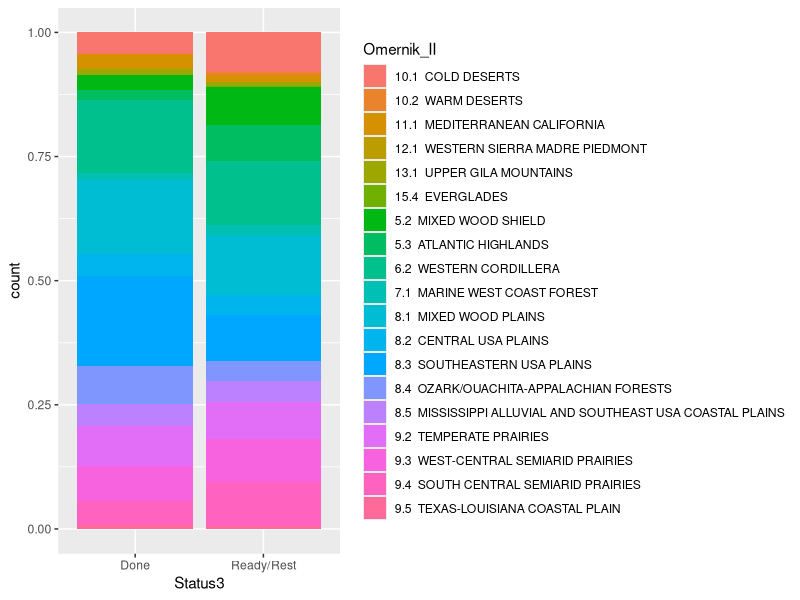
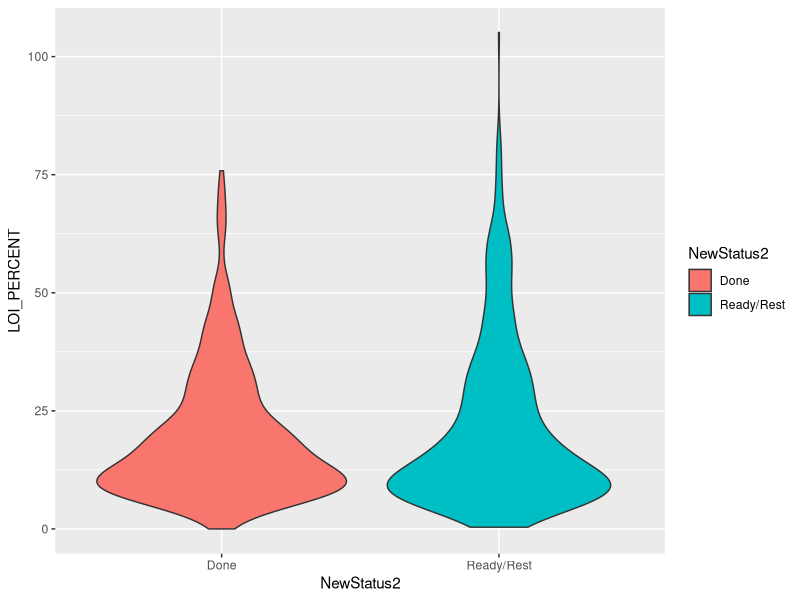
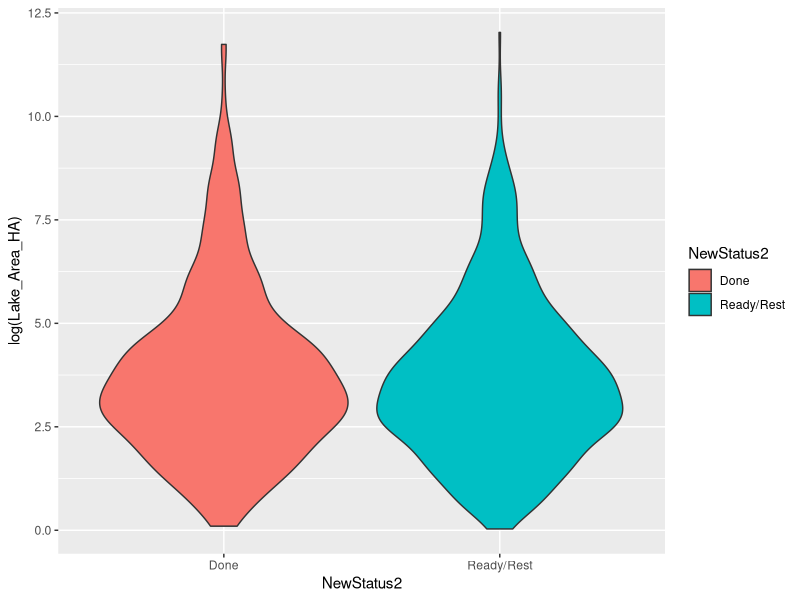
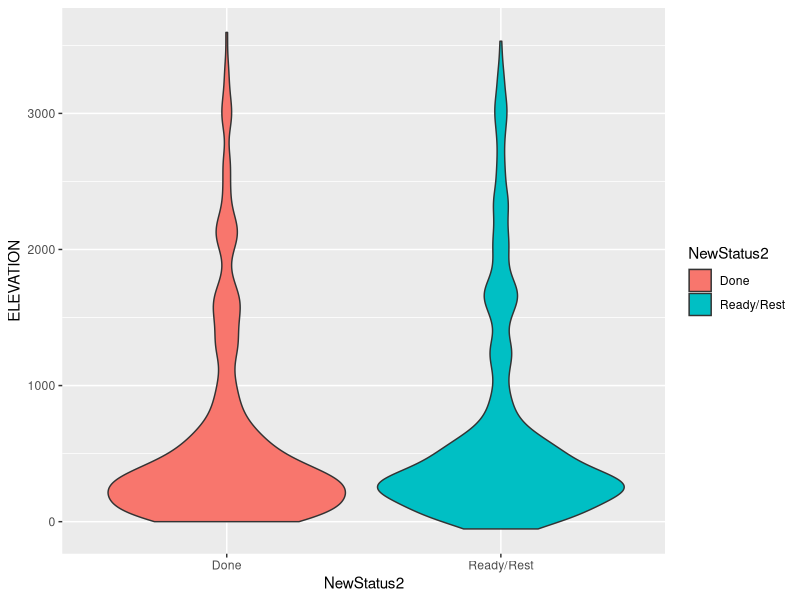
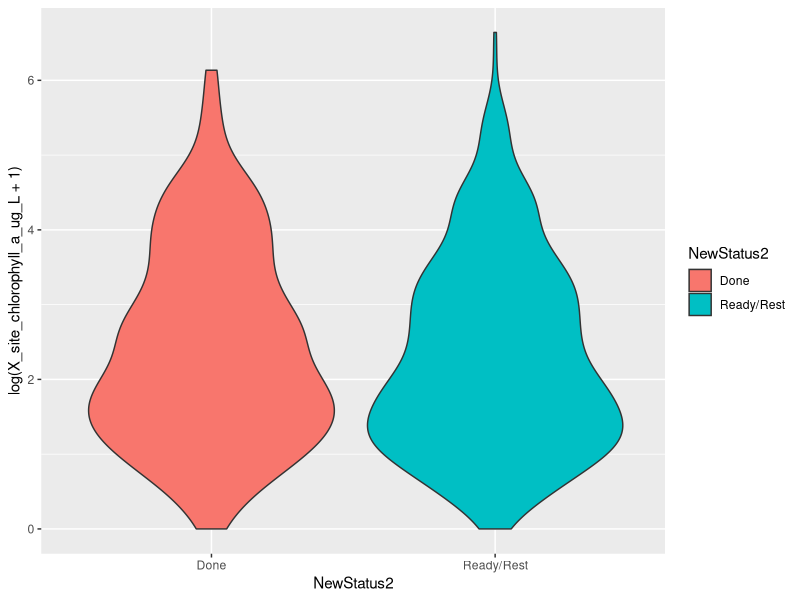
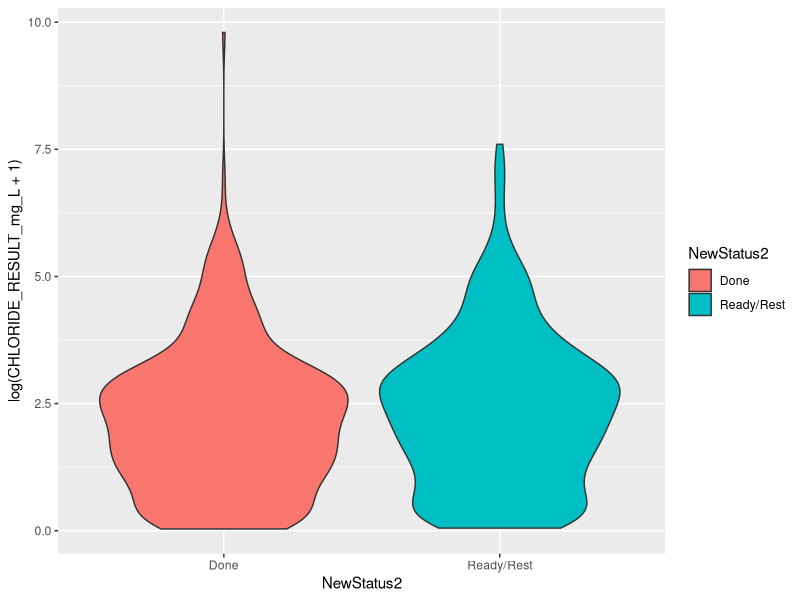
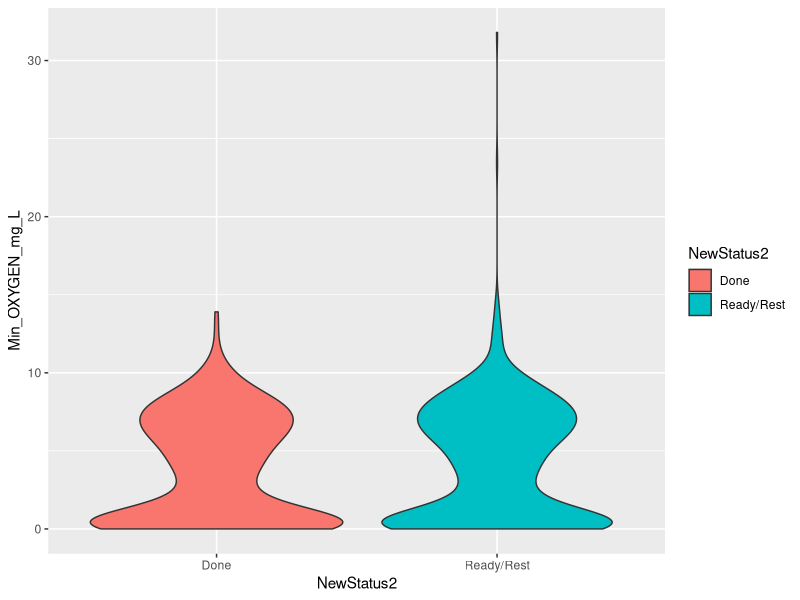
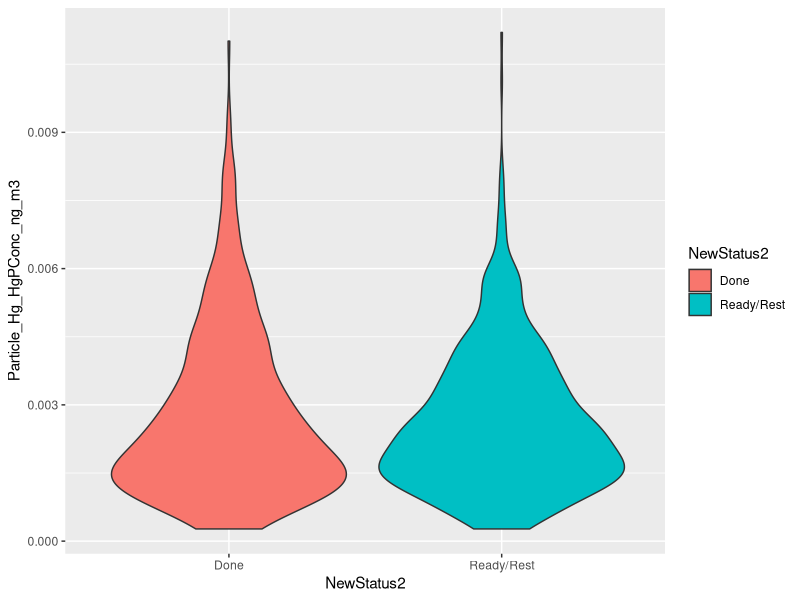

Here is the R script that generated these plots, in order:
library(dplyr)
library(readxl)
library(stringr)
library(ggplot2)

# All NARS lakes: in-lake water quality
NARS_all <- read_excel("Data/NARS_Hg_isotopes_031321.xlsx") # 1127
# IDs: UID (####), SITE_ID (NLA12_State-###), USGS ID (MSC###@)


names(NARS_all) <- str_replace(names(NARS_all),"\\...*", "") # replace first instance
names(NARS_all) <- str_replace_all(names(NARS_all)," - ", "_")
names(NARS_all) <- str_replace_all(names(NARS_all)," ", "_")
names(NARS_all) <- str_replace_all(names(NARS_all),"/", "_")
names(NARS_all) <- str_replace_all(names(NARS_all),"\\(", "")
names(NARS_all) <- str_replace_all(names(NARS_all),"\\)", "")
names(NARS_all) <- str_replace_all(names(NARS_all),"\\^", "")
names(NARS_all) <- str_replace_all(names(NARS_all),"\\-", "_")

# Rename SITE_ID as NLA12_ID to match LakeCat
names(NARS_all)[names(NARS_all)=="SITE_ID"] <- c("NLA12_ID")
names(NARS_all)[duplicated(names(NARS_all))]

NARS_all <- NARS_all[!is.na(NARS_all$NLA12_ID),] # 1124

# Remove duplicate columns (keep first instance, fewer NAs)
NARS_all <- NARS_all[, !duplicated(colnames(NARS_all))] 

NARS_all$SITE_DEPTH_m[NARS_all$SITE_DEPTH_m=="NA"] <- NA
NARS_all$SITE_DEPTH_m <- as.numeric(NARS_all$SITE_DEPTH_m)

# Replace "Clear to bottom" secchi depth with depth
NARS_all$SECCHI_m_use_depth_for_clear_to_bottom[which(NARS_all$SECCHI_m_use_depth_for_clear_to_bottom=="Clear to bottom")] <- NARS_all$SITE_DEPTH_m[which(NARS_all$SECCHI_m_use_depth_for_clear_to_bottom=="Clear to bottom")]
NARS_all$SECCHI_m_use_depth_for_clear_to_bottom <- as.numeric(NARS_all$SECCHI_m_use_depth_for_clear_to_bottom)

NARS_all$MMI_BENT_NLA12[NARS_all$MMI_BENT_NLA12=="NA"] <- NA
NARS_all$MMI_BENT_NLA12 <- as.numeric(NARS_all$MMI_BENT_NLA12)

NARS_all$MMI_ZOOP_NLA6[NARS_all$MMI_ZOOP_NLA6=="NA"] <- NA
NARS_all$MMI_ZOOP_NLA6 <- as.numeric(NARS_all$MMI_ZOOP_NLA6)

NARS_all$Aquatic_macrophytes_index[NARS_all$Aquatic_macrophytes_index=="NA"] <- NA
NARS_all$Aquatic_macrophytes_index <- as.numeric(NARS_all$Aquatic_macrophytes_index)

NARS_all$ATRAZINE_RESULT_ppb[NARS_all$ATRAZINE_RESULT_ppb=="NA"] <- NA
NARS_all$ATRAZINE_RESULT_ppb <- as.numeric(NARS_all$ATRAZINE_RESULT_ppb)


# Add lake status
NARS_all$Status <- "Rest"
NARS_all$Status[!is.na(NARS_all$d202_Avg)] <- "Done"
NARS_all$Status[NARS_all$USGS_ID_did_not_match_OR_weighed_ready_for_analysis=="weighed ready for analysis"] <- "Ready"

NARS_all$Status2 <- NARS_all$Status
NARS_all$Status2[NARS_all$Status2=="Done" | NARS_all$Status2=="Ready"] <- "Done/Ready"

NARS_all$Status3 <- NARS_all$Status
NARS_all$Status3[NARS_all$Status3=="Rest" | NARS_all$Status3=="Ready"] <- "Ready/Rest"




## All LakeCat lakes
LakeCat_all <- read_excel("Data/LakeCat_NLA_Hg_isotopes_020421.xlsx", skip=1) # 1256 (1082 have Hg data)

LakeCat_all <- LakeCat_all %>% rename(USGS_ID=`Row Labels`)
# IDs: NLA12_ID (NLA12_State-### - SITE_ID), UID (####), Row Labels (MSC###@ = USGS ID)
names(LakeCat_all)
names(LakeCat_all) <- str_replace_all(names(LakeCat_all)," - ", "_")
names(LakeCat_all) <- str_replace_all(names(LakeCat_all)," ", "_")
names(LakeCat_all) <- str_replace_all(names(LakeCat_all),"/", "_")
names(LakeCat_all) <- str_replace_all(names(LakeCat_all),"\\(", "")
names(LakeCat_all) <- str_replace_all(names(LakeCat_all),"\\)", "")
names(LakeCat_all) <- str_replace_all(names(LakeCat_all),"\\^", "")
names(LakeCat_all) <- str_replace_all(names(LakeCat_all),"\\-", "_")

str(LakeCat_all)

# Add lake status
LakeCat_all$Status <- "Rest"
LakeCat_all$Status[!is.na(LakeCat_all$d202_Avg)] <- "Done"
LakeCat_all$Status[LakeCat_all$USGS_ID_did_not_match_OR_weighed_ready_for_analysis=="weighed ready for analysis"] <- "Ready"

LakeCat_all$Status2 <- LakeCat_all$Status
LakeCat_all$Status2[LakeCat_all$Status2=="Done" | LakeCat_all$Status2=="Ready"] <- "Done/Ready"

LakeCat_all$Status3 <- LakeCat_all$Status
LakeCat_all$Status3[LakeCat_all$Status3=="Rest" | LakeCat_all$Status3=="Ready"] <- "Ready/Rest"

LakeCat_all <- LakeCat_all %>% filter(NLA12_ID %in% NARS_all$NLA12_ID) # 1112


###################

# ECOREGION

#NARS_all %>% filter(!is.na(Omernik_I)) %>% ggplot(aes(Status3)) + geom_bar(aes(fill=Omernik_I), position="fill") 
NARS_all %>% filter(!is.na(Omernik_II)) %>% ggplot(aes(Status3)) + geom_bar(aes(fill=Omernik_II), position="fill") 
#NARS_all %>% filter(!is.na(HUC2)) %>% ggplot(aes(Status3)) + geom_bar(aes(fill=as.factor(HUC2)), position="fill") 

# Compare proportions in each ecoregion between Done vs. Rest (chi square test of independence)
# chisq.test(table(as.factor(NARS_all$HUC2), NARS_all$Status3)) # p-value = 0.0007608 diff proportions
# chisq.test(table(NARS_all$Omernik_I, NARS_all$Status3)) # p-value = 1.948e-08 diff proportions
chisq.test(table(NARS_all$Omernik_II, NARS_all$Status3)) # p-value = 2.063e-07 diff proportions


eco_table_all <- data.frame(table(NARS_all$Omernik_II)) %>% rename(Region=Var1) %>% mutate(Prop=Freq/sum(Freq))

#eco_table <- as.data.frame.matrix(table(NARS_all$Omernik_II, NARS_all$Status3))

eco_table <- as.data.frame.matrix(table(NARS_all$Omernik_II, NARS_all$Status))

eco_table <- cbind(eco_table, eco_table_all) %>% relocate(Region)
row.names(eco_table) <- NULL

eco_table <- eco_table %>% rename(Pop_Prop=Prop) %>% mutate(Current_Prop=Done/sum(Done)) %>% mutate(Diff_Prop=Pop_Prop - Current_Prop) %>% mutate(Add= Diff_Prop>0) %>% arrange(desc(Diff_Prop)) 


samp_eco <- function(NumAdd=20, eco_table=eco_table){
  eco_table <- eco_table %>% mutate(Target=floor((sum(Done) + NumAdd) * Pop_Prop))
  eco_table <- eco_table %>% mutate(Target_Diff=Target-Done)
  
  # Weight the number allocated by the number needed
  eco1 <- eco_table %>% filter(Add==TRUE) %>% mutate(CanAdd=round((Target_Diff/sum(Target_Diff))*NumAdd))
  eco2 <- eco_table %>% filter(Add==FALSE) %>% mutate(CanAdd=0)
  new_eco <- rbind(eco1, eco2)
  
  new_eco <- new_eco %>% mutate(ReadyRest=Ready+Rest-CanAdd, NewDone = Done+CanAdd)
  
  test_eco <- new_eco %>% dplyr::select(NewDone, ReadyRest)
  
  list(new_eco=new_eco, test_eco=test_eco)
  
}

# Add samples until p>.05
tune_NumAdd <- samp_eco(NumAdd=35, eco_table=eco_table)
chisq.test(tune_NumAdd$test_eco)

Target_dist <- tune_NumAdd$new_eco
sum(Target_dist$Add) # actually adds 36 lakes

sum(Target_dist$NewDone) # 413 lakes

Target_dist <- Target_dist %>% filter(CanAdd>0) %>% dplyr::select(Region, Done, CanAdd, Ready, Rest) %>% rename(Add=CanAdd)

# Target_dist <- Target_dist %>% mutate(SampleReady=apply(Target_dist[, c("Add", "Ready")], 1, min))
# Target_dist <- Target_dist %>% mutate(SampleRest=Add-SampleReady)


###### Sample lakes for ecoregion ###########

set.seed(3)
NARS_all$NewStatus <- NARS_all$Status

new.IDs <- ready.IDs <- rest.IDs <- NULL

for(i in 1:nrow(Target_dist)){
  print(i)
  Reg.i <- Target_dist$Region[i]
  
  Ready.i <- NARS_all %>% filter(Status=="Ready", Omernik_II==Reg.i, !is.na(USGS_ID), STHG_ng_g>30, !is.na(Particle_Hg_HgPConc_ng_m3)) 
  Ready.IDs.i <- Ready.i %>% summarize(IDs=sample(NLA12_ID, min(c(Target_dist$Add[i], nrow(Ready.i))) ))
  
  left.i <- Target_dist$Add[i]-nrow(Ready.IDs.i)
                                       
  Rest.IDs.i <- NARS_all %>% filter(Status=="Rest", Omernik_II==Reg.i, !is.na(USGS_ID), STHG_ng_g>30, !is.na(Particle_Hg_HgPConc_ng_m3)) %>% summarize(IDs=sample(NLA12_ID, left.i))
  
  new.IDs <- rbind(new.IDs, Ready.IDs.i, Rest.IDs.i)
  ready.IDs <- rbind(ready.IDs, Ready.IDs.i)
  rest.IDs <- rbind(rest.IDs, Rest.IDs.i)
  
  }

nrow(ready.IDs) # 28 ready
nrow(rest.IDs) # 8 rest


NARS_all$NewStatus[NARS_all$NLA12_ID %in% new.IDs$IDs] <- "Done"

sum(!new.IDs$IDs %in% LakeCat_all$NLA12_ID) # 0

LakeCat_all$NewStatus <- LakeCat_all$Status
LakeCat_all$NewStatus[LakeCat_all$NLA12_ID %in% new.IDs$IDs] <- "Done"


ready.IDs$Status <- "Ready"
rest.IDs$Status <- "Rest"

write.lakes <- rbind(ready.IDs, rest.IDs)
write.csv(write.lakes, "Data/Lakes_To_Add.csv", row.names = F)

write.lakes.data <- NARS_all %>% filter(NLA12_ID %in% write.lakes$IDs)
write.csv(write.lakes.data, "Data/Lakes_To_Add_NARSdata.csv", row.names = F)

write.lakes.data_LakeCat <- LakeCat_all %>% filter(NLA12_ID %in% write.lakes$IDs)
write.csv(write.lakes.data_LakeCat, "Data/Lakes_To_Add_LakeCatdata.csv", row.names = F)

write.lakes.data.NewDone <- NARS_all %>% filter(NewStatus=="Done")
write.csv(write.lakes.data.NewDone, "Data/DonePlusNew_Lakes_NARSdata.csv", row.names = F)

write.lakes.data.NewDone_LakeCat <- LakeCat_all %>% filter(NewStatus=="Done")
write.csv(write.lakes.data.NewDone_LakeCat, "Data/DonePlusNew_Lakes_LakeCatdata.csv", row.names = F)


ks.test(x=NARS_all$LOI_PERCENT[NARS_all$NewStatus=="Done"], y=NARS_all$LOI_PERCENT[!NARS_all$NewStatus=="Done"]) # 0.2202

ks.test(x=NARS_all$Lake_Area_HA[NARS_all$NewStatus=="Done"], y=NARS_all$Lake_Area_HA[!NARS_all$NewStatus=="Done"]) # 0.7704

ks.test(x=NARS_all$ELEVATION[NARS_all$NewStatus=="Done"], y=NARS_all$ELEVATION[!NARS_all$NewStatus=="Done"]) # 0.06445

ks.test(x=NARS_all$X_site_chlorophyll_a_ug_L[NARS_all$NewStatus=="Done"], y=NARS_all$X_site_chlorophyll_a_ug_L[!NARS_all$NewStatus=="Done"]) # 0.2852

ks.test(x=NARS_all$CHLORIDE_RESULT_mg_L[NARS_all$NewStatus=="Done"], y=NARS_all$CHLORIDE_RESULT_mg_L[!NARS_all$NewStatus=="Done"]) # 0.08987

ks.test(x=NARS_all$Min_OXYGEN_mg_L[NARS_all$NewStatus=="Done"], y=NARS_all$Min_OXYGEN_mg_L[!NARS_all$NewStatus=="Done"]) # 0.473

ks.test(x=NARS_all$Particle_Hg_HgPConc_ng_m3[NARS_all$NewStatus=="Done"], y=NARS_all$Particle_Hg_HgPConc_ng_m3[!NARS_all$NewStatus=="Done"]) # 0.1764

ks.test(x=NARS_all$WetLossLS_Loss_of_soluble_species_in_large_scale_precipitation_kg_s[NARS_all$NewStatus=="Done"], y=NARS_all$WetLossLS_Loss_of_soluble_species_in_large_scale_precipitation_kg_s[!NARS_all$NewStatus=="Done"]) # 0.04829

NARS_all$NewStatus2 <- "Ready/Rest";  NARS_all$NewStatus2[NARS_all$NewStatus=="Done"] <- "Done"
chisq.test(table(NARS_all$Omernik_II, NARS_all$NewStatus2)) # 0.06656

ks.test(x=LakeCat_all$Fe2O3Ws[LakeCat_all$NewStatus=="Done"], y=LakeCat_all$Fe2O3Ws[!LakeCat_all$NewStatus=="Done"]) # 0.5973

LakeCat_all$NewStatus2 <- "Ready/Rest";  LakeCat_all$NewStatus2[LakeCat_all$NewStatus=="Done"] <- "Done"


NARS_all  %>% ggplot(aes(x=NewStatus2, y=LOI_PERCENT)) + geom_violin(aes(fill=NewStatus2)) 
NARS_all  %>% ggplot(aes(x=NewStatus2, y=log(Lake_Area_HA))) + geom_violin(aes(fill=NewStatus2)) 
NARS_all  %>% ggplot(aes(x=NewStatus2, y=ELEVATION)) + geom_violin(aes(fill=NewStatus2)) 
NARS_all  %>% ggplot(aes(x=NewStatus2, y=log(X_site_chlorophyll_a_ug_L+1))) + geom_violin(aes(fill=NewStatus2)) 
NARS_all  %>% ggplot(aes(x=NewStatus2, y=log(CHLORIDE_RESULT_mg_L+1))) + geom_violin(aes(fill=NewStatus2)) 
NARS_all  %>% ggplot(aes(x=NewStatus2, y=Min_OXYGEN_mg_L)) + geom_violin(aes(fill=NewStatus2)) 
NARS_all  %>% ggplot(aes(x=NewStatus2, y=Particle_Hg_HgPConc_ng_m3)) + geom_violin(aes(fill=NewStatus2)) 
NARS_all  %>% ggplot(aes(x=NewStatus2, y=WetLossLS_Loss_of_soluble_species_in_large_scale_precipitation_kg_s)) + geom_violin(aes(fill=NewStatus2)) 

LakeCat_all  %>% ggplot(aes(x=NewStatus2, y=Fe2O3Ws)) + geom_violin(aes(fill=NewStatus2)) 

NARS_all %>% filter(!is.na(Omernik_II)) %>% ggplot(aes(NewStatus2)) + geom_bar(aes(fill=Omernik_II), position="fill") 


######################

# NARS_all <- NARS_all %>% mutate(logArea=log(Lake_Area_HA))
# 
# round(quantile(NARS_all$logArea[NARS_all$Status3=="Done"], probs=seq(0,1,.1)), 2)
# 
# 
# # Area_deciles6 <- log(c(4, 10, 20, 50, 100))
# # Area_num6 <- c(sum(NARS_all$logArea<=Area_deciles6[1]),
# #                     sum(NARS_all$logArea>Area_deciles6[1] & NARS_all$logArea<=Area_deciles6[2]),
# #                     sum(NARS_all$logArea>Area_deciles6[2] & NARS_all$logArea<=Area_deciles6[3]),
# #                     sum(NARS_all$logArea>Area_deciles6[3] & NARS_all$logArea<=Area_deciles6[4]),
# #                     sum(NARS_all$logArea>Area_deciles6[4] & NARS_all$logArea<=Area_deciles6[5]),
# #                     sum(NARS_all$logArea>Area_deciles6[5]))
# 
# 
# # Area deciles in whole population
# Area_deciles <- round(quantile(NARS_all$logArea, probs=seq(0,1,.1)), 2)
# 
# NARS_all %>% filter(is.na(logArea))
# 
# sum(is.na(NARS_all$logArea))
# 
# round(exp(Area_deciles), 2)
# # Number originally done in each category 
# Area_num_Done <- c(sum(NARS_all$logArea[NARS_all$Status=="Done"]<=Area_deciles[2]),
#                    sum(NARS_all$logArea[NARS_all$Status=="Done"]>Area_deciles[2] & NARS_all$logArea[NARS_all$Status=="Done"]<=Area_deciles[3]),
#                    sum(NARS_all$logArea[NARS_all$Status=="Done"]>Area_deciles[3] & NARS_all$logArea[NARS_all$Status=="Done"]<=Area_deciles[4]),
#                    sum(NARS_all$logArea[NARS_all$Status=="Done"]>Area_deciles[4] & NARS_all$logArea[NARS_all$Status=="Done"]<=Area_deciles[5]),
#                    sum(NARS_all$logArea[NARS_all$Status=="Done"]>Area_deciles[5] & NARS_all$logArea[NARS_all$Status=="Done"]<=Area_deciles[6]),
#                    sum(NARS_all$logArea[NARS_all$Status=="Done"]>Area_deciles[6] & NARS_all$logArea[NARS_all$Status=="Done"]<=Area_deciles[7]),
#                    sum(NARS_all$logArea[NARS_all$Status=="Done"]>Area_deciles[7] & NARS_all$logArea[NARS_all$Status=="Done"]<=Area_deciles[8]),
#                    sum(NARS_all$logArea[NARS_all$Status=="Done"]>Area_deciles[8] & NARS_all$logArea[NARS_all$Status=="Done"]<=Area_deciles[9]),
#                    sum(NARS_all$logArea[NARS_all$Status=="Done"]>Area_deciles[9] & NARS_all$logArea[NARS_all$Status=="Done"]<=Area_deciles[10]),
#                    sum(NARS_all$logArea[NARS_all$Status=="Done"]>Area_deciles[10]))
# 
# 
# 
# 
# Area_num_Ready <- c(sum(NARS_all$logArea[NARS_all$Status=="Ready"]<=Area_deciles[2]),
#                     sum(NARS_all$logArea[NARS_all$Status=="Ready"]>Area_deciles[2] & NARS_all$logArea[NARS_all$Status=="Ready"]<=Area_deciles[3]),
#                     sum(NARS_all$logArea[NARS_all$Status=="Ready"]>Area_deciles[3] & NARS_all$logArea[NARS_all$Status=="Ready"]<=Area_deciles[4]),
#                     sum(NARS_all$logArea[NARS_all$Status=="Ready"]>Area_deciles[4] & NARS_all$logArea[NARS_all$Status=="Ready"]<=Area_deciles[5]),
#                     sum(NARS_all$logArea[NARS_all$Status=="Ready"]>Area_deciles[5] & NARS_all$logArea[NARS_all$Status=="Ready"]<=Area_deciles[6]),
#                     sum(NARS_all$logArea[NARS_all$Status=="Ready"]>Area_deciles[6] & NARS_all$logArea[NARS_all$Status=="Ready"]<=Area_deciles[7]),
#                     sum(NARS_all$logArea[NARS_all$Status=="Ready"]>Area_deciles[7] & NARS_all$logArea[NARS_all$Status=="Ready"]<=Area_deciles[8]),
#                     sum(NARS_all$logArea[NARS_all$Status=="Ready"]>Area_deciles[8] & NARS_all$logArea[NARS_all$Status=="Ready"]<=Area_deciles[9]),
#                     sum(NARS_all$logArea[NARS_all$Status=="Ready"]>Area_deciles[9] & NARS_all$logArea[NARS_all$Status=="Ready"]<=Area_deciles[10]),
#                     sum(NARS_all$logArea[NARS_all$Status=="Ready"]>Area_deciles[10]))
# 
# 
# Area_num_Done
# Area_num_Ready
# sum(NARS_all$Status=="Ready") # Only 88 Ready lakes
# 
# sum(Area_num_Done[1:5]); sum(Area_num_Done[6:10])
# 
# 
# # Try 30 in each category
# 
# # Add Ready lakes first
# #num <- 40 # Number lakes in each decile (goal is to have equal number lakes in each decile of original dist)
# 
# SampleLakes <- function(NARS_all=NARS_all, Area_num_Done=Area_num_Done, Area_num_Ready=Area_num_Ready, Area_deciles=Area_deciles, num=40, RemoveLakes=FALSE, numCap=50, seed=3){
#   
#   set.seed(seed)
#   NARS_all$NewStatus <- NARS_all$Status
#   
#   Sample1 <- NARS_all %>% filter(Status=="Ready", logArea<=Area_deciles[2]) %>% summarize(IDs=sample(NLA12_ID, min(c(Area_num_Ready[1], max(c(0,num-Area_num_Done[1]))))))
#   Sample2 <- NARS_all %>% filter(Status=="Ready", logArea>Area_deciles[2], logArea<=Area_deciles[3]) %>% summarize(IDs=sample(NLA12_ID,  min(c(Area_num_Ready[2], max(c(0,num-Area_num_Done[2]))))))
#   Sample3 <- NARS_all %>% filter(Status=="Ready", logArea>Area_deciles[3], logArea<=Area_deciles[4]) %>% summarize(IDs=sample(NLA12_ID,  min(c(Area_num_Ready[3], max(c(0,num-Area_num_Done[3]))))))
#   Sample4 <- NARS_all %>% filter(Status=="Ready", logArea>Area_deciles[4], logArea<=Area_deciles[5]) %>% summarize(IDs=sample(NLA12_ID,  min(c(Area_num_Ready[4], max(c(0,num-Area_num_Done[4]))))))
#   Sample5 <- NARS_all %>% filter(Status=="Ready", logArea>Area_deciles[5], logArea<=Area_deciles[6]) %>% summarize(IDs=sample(NLA12_ID,  min(c(Area_num_Ready[5], max(c(0,num-Area_num_Done[5]))))))
#   Sample6 <- NARS_all %>% filter(Status=="Ready", logArea>Area_deciles[6], logArea<=Area_deciles[7]) %>% summarize(IDs=sample(NLA12_ID,   min(c(Area_num_Ready[6], max(c(0,num-Area_num_Done[6]))))))
#   Sample7 <- NARS_all %>% filter(Status=="Ready", logArea>Area_deciles[7], logArea<=Area_deciles[8]) %>% summarize(IDs=sample(NLA12_ID,  min(c(Area_num_Ready[7], max(c(0,num-Area_num_Done[7]))))))
#   Sample8 <- NARS_all %>% filter(Status=="Ready", logArea>Area_deciles[8], logArea<=Area_deciles[9]) %>% summarize(IDs=sample(NLA12_ID,   min(c(Area_num_Ready[8], max(c(0,num-Area_num_Done[8]))))))
#   ReadySamps <- rbind(Sample1, Sample2, Sample3, Sample4, Sample5, Sample6, Sample7, Sample8)
#   
#   NARS_all$NewStatus[NARS_all$NLA12_ID %in% ReadySamps$IDs] <- "Done"
#   
#   #sum(NARS_all$NLA12_ID %in% ReadySamps$IDs)
#   # Areas still different with just ready lakes p-value < 2.2e-16
#   
#   # Number done in each category 
#   Area_num_NewDone <- c(sum(NARS_all$logArea[NARS_all$NewStatus=="Done"]<=Area_deciles[2]),
#                         sum(NARS_all$logArea[NARS_all$NewStatus=="Done"]>Area_deciles[2] & NARS_all$logArea[NARS_all$NewStatus=="Done"]<=Area_deciles[3]),
#                         sum(NARS_all$logArea[NARS_all$NewStatus=="Done"]>Area_deciles[3] & NARS_all$logArea[NARS_all$NewStatus=="Done"]<=Area_deciles[4]),
#                         sum(NARS_all$logArea[NARS_all$NewStatus=="Done"]>Area_deciles[4] & NARS_all$logArea[NARS_all$NewStatus=="Done"]<=Area_deciles[5]),
#                         sum(NARS_all$logArea[NARS_all$NewStatus=="Done"]>Area_deciles[5] & NARS_all$logArea[NARS_all$NewStatus=="Done"]<=Area_deciles[6]),
#                         sum(NARS_all$logArea[NARS_all$NewStatus=="Done"]>Area_deciles[6] & NARS_all$logArea[NARS_all$NewStatus=="Done"]<=Area_deciles[7]),
#                         sum(NARS_all$logArea[NARS_all$NewStatus=="Done"]>Area_deciles[7] & NARS_all$logArea[NARS_all$NewStatus=="Done"]<=Area_deciles[8]),
#                         sum(NARS_all$logArea[NARS_all$NewStatus=="Done"]>Area_deciles[8] & NARS_all$logArea[NARS_all$NewStatus=="Done"]<=Area_deciles[9]),
#                         sum(NARS_all$logArea[NARS_all$NewStatus=="Done"]>Area_deciles[9] & NARS_all$logArea[NARS_all$NewStatus=="Done"]<=Area_deciles[10]),
#                         sum(NARS_all$logArea[NARS_all$NewStatus=="Done"]>Area_deciles[10]))
#   
#   
#   # Randomly select lakes from Rest to fill in
#   # Try 30 in first 3
#   #set.seed(3333)
#   # Filter to those with data? , !is.na(SMHG_ng_g) 
#   Sample1 <- NARS_all %>% filter(NewStatus=="Rest", logArea<=Area_deciles[2]) %>% summarize(IDs=sample(NLA12_ID, max(c(0,num-Area_num_NewDone[1]))))
#   Sample2 <- NARS_all %>% filter(NewStatus=="Rest", logArea>Area_deciles[2], logArea<=Area_deciles[3]) %>% summarize(IDs=sample(NLA12_ID, max(c(0,num-Area_num_NewDone[2]))))
#   Sample3 <- NARS_all %>% filter(NewStatus=="Rest", logArea>Area_deciles[3], logArea<=Area_deciles[4]) %>% summarize(IDs=sample(NLA12_ID, max(c(0,num-Area_num_NewDone[3]))))
#   Sample4 <- NARS_all %>% filter(NewStatus=="Rest", logArea>Area_deciles[4], logArea<=Area_deciles[5]) %>% summarize(IDs=sample(NLA12_ID, max(c(0,num-Area_num_NewDone[4]))))
#   Sample5 <- NARS_all %>% filter(NewStatus=="Rest", logArea>Area_deciles[5], logArea<=Area_deciles[6]) %>% summarize(IDs=sample(NLA12_ID, max(c(0,num-Area_num_NewDone[5]))))
#   Sample6 <- NARS_all %>% filter(NewStatus=="Rest", logArea>Area_deciles[6], logArea<=Area_deciles[7]) %>% summarize(IDs=sample(NLA12_ID, max(c(0,num-Area_num_NewDone[6]))))
#   Sample7 <- NARS_all %>% filter(NewStatus=="Rest", logArea>Area_deciles[7], logArea<=Area_deciles[8]) %>% summarize(IDs=sample(NLA12_ID, max(c(0,num-Area_num_NewDone[7]))))
#   Sample8 <- NARS_all %>% filter(NewStatus=="Rest", logArea>Area_deciles[8], logArea<=Area_deciles[9]) %>% summarize(IDs=sample(NLA12_ID, max(c(0,num-Area_num_NewDone[8]))))
#   Samps <- rbind(Sample1, Sample2, Sample3, Sample4, Sample5, Sample6, Sample7, Sample8)
#   
#   NARS_all$NewStatus[NARS_all$NLA12_ID %in% Samps$IDs] <- "Done"
#   
#   if(RemoveLakes==TRUE){
#     # Remove some Dones
#     Sample7 <- NARS_all %>% filter(NewStatus=="Done", logArea>Area_deciles[7], logArea<=Area_deciles[8]) %>% summarize(IDs=sample(NLA12_ID, max(c(0,Area_num_NewDone[7]-numCap))))
#     Sample8 <- NARS_all %>% filter(NewStatus=="Done", logArea>Area_deciles[8], logArea<=Area_deciles[9]) %>% summarize(IDs=sample(NLA12_ID, max(c(0,Area_num_NewDone[8]-numCap))))
#     Sample9 <- NARS_all %>% filter(NewStatus=="Done", logArea>Area_deciles[9], logArea<=Area_deciles[10]) %>% summarize(IDs=sample(NLA12_ID, max(c(0,Area_num_NewDone[9]-numCap))))
#     Sample10 <- NARS_all %>% filter(NewStatus=="Done", logArea>Area_deciles[10], logArea<=Area_deciles[11]) %>% summarize(IDs=sample(NLA12_ID, max(c(0,Area_num_NewDone[10]-numCap))))
#     SampsRemove <- rbind(Sample7, Sample8, Sample9, Sample10)
#     
#     NARS_all$NewStatus[NARS_all$NLA12_ID %in% SampsRemove$IDs] <- "Rest"
#   }
#   
#   # Number done in each category 
#   Area_num_NewDone <- c(sum(NARS_all$logArea[NARS_all$NewStatus=="Done"]<=Area_deciles[2]),
#                         sum(NARS_all$logArea[NARS_all$NewStatus=="Done"]>Area_deciles[2] & NARS_all$logArea[NARS_all$NewStatus=="Done"]<=Area_deciles[3]),
#                         sum(NARS_all$logArea[NARS_all$NewStatus=="Done"]>Area_deciles[3] & NARS_all$logArea[NARS_all$NewStatus=="Done"]<=Area_deciles[4]),
#                         sum(NARS_all$logArea[NARS_all$NewStatus=="Done"]>Area_deciles[4] & NARS_all$logArea[NARS_all$NewStatus=="Done"]<=Area_deciles[5]),
#                         sum(NARS_all$logArea[NARS_all$NewStatus=="Done"]>Area_deciles[5] & NARS_all$logArea[NARS_all$NewStatus=="Done"]<=Area_deciles[6]),
#                         sum(NARS_all$logArea[NARS_all$NewStatus=="Done"]>Area_deciles[6] & NARS_all$logArea[NARS_all$NewStatus=="Done"]<=Area_deciles[7]),
#                         sum(NARS_all$logArea[NARS_all$NewStatus=="Done"]>Area_deciles[7] & NARS_all$logArea[NARS_all$NewStatus=="Done"]<=Area_deciles[8]),
#                         sum(NARS_all$logArea[NARS_all$NewStatus=="Done"]>Area_deciles[8] & NARS_all$logArea[NARS_all$NewStatus=="Done"]<=Area_deciles[9]),
#                         sum(NARS_all$logArea[NARS_all$NewStatus=="Done"]>Area_deciles[9] & NARS_all$logArea[NARS_all$NewStatus=="Done"]<=Area_deciles[10]),
#                         sum(NARS_all$logArea[NARS_all$NewStatus=="Done"]>Area_deciles[10]))
#   
#   if(RemoveLakes==TRUE){list(NARS_all=NARS_all, ReadySamps=ReadySamps, Samps=Samps, SampsRemove=SampsRemove, Area_num_NewDone=Area_num_NewDone)}else{
#     list(NARS_all=NARS_all, ReadySamps=ReadySamps, Samps=Samps, Area_num_NewDone=Area_num_NewDone)}
#   
# }
# 
# 
# ################################
# 
# newdata.test.Area <- function(data=NewData$NARS_all){
#   ks.test(x=data$logArea[data$NewStatus=="Done"], y=data$logArea[!data$NewStatus=="Done"]) 
# }
# 
# NewData$Area_num_NewDone
# 
# NewData <- SampleLakes(NARS_all=NARS_all, Area_num_Done=Area_num_Done, Area_num_Ready=Area_num_Ready, Area_deciles=Area_deciles, num=40, RemoveLakes=T, numCap=50, seed=3)
# newdata.test.Area(data=NewData$NARS_all)
# 
# round(exp(Area_deciles), 2)
# 
# nrow(NewData$ReadySamps); nrow(NewData$Samps); nrow(NewData$SampsRemove); sum(NewData$NARS_all$NewStatus=="Done")
# # 30 in each: 13 Ready, 34  New, p=1.266e-14 ; 0.04395 if cap at 38 (remove 92)
# # 35 in each: 24 Ready, 53  New, p=5.709e-10 ; 0.02865 if cap at 39 (remove 66)
# # 40 in each: 29 Ready, 78  New, p= 8.441e-07; 0.02621 if cap at 50 (remove 45)
# # 45 in each: 29 Ready, 108 New, p= 7.502e-05; 0.03281 if cap at 59 (remove 26)
# # 50 in each; 30 Ready, 138 New, p= 0.002282;  0.02636 if cap at 67 (remove 10)
# # 55 in each; 39 Ready, 168 New, p= 0.02543;   0.9984 if cap at 55 (remove 34)
# 
# # So, have to add 168 to get same distribution without removing lakes
# 
# 
# newdata.test.Elev <- function(data=NewData$NARS_all){
#   ks.test(x=data$ELEVATION[data$NewStatus=="Done"], y=data$ELEVATION[!data$NewStatus=="Done"]) 
# }
# newdata.test.Elev(data=NewData$NARS_all)
# 
# 
# ####  AREA_HA  ####
# sum(is.na(NARS_all$logArea)) # 0/2664
# 
# # Done vs. rest
# NARS_all$StatusPlot <- NARS_all$NewStatus
# NARS_all$StatusPlot[NARS_all$StatusPlot=="Ready" | NARS_all$StatusPlot=="Rest"] <- "Ready/Rest"
# NARS_all  %>% ggplot(aes(x=StatusPlot, y=logArea)) + geom_violin(aes(fill=StatusPlot)) 
# NARS_all  %>% ggplot(aes(x=Status3, y=logArea)) + geom_violin(aes(fill=Status3)) 
# 
# ks.test(x=NARS_all$logArea[NARS_all$NewStatus=="Done"], y=NARS_all$logArea[!NARS_all$NewStatus=="Done"]) 
# mean(NARS_all$logArea[NARS_all$NewStatus=="Done"]); mean(NARS_all$logArea[!NARS_all$NewStatus=="Done"])
# median(NARS_all$logArea[NARS_all$NewStatus=="Done"]); median(NARS_all$logArea[!NARS_all$NewStatus=="Done"])
# median(NARS_all$Lake_Area_HA[NARS_all$NewStatus=="Done"]); median(NARS_all$Lake_Area_HA[!NARS_all$NewStatus=="Done"])
# 
# 
# # Original data
# ks.test(x=NARS_all$logArea[NARS_all$Status=="Done"], y=NARS_all$logArea[!NARS_all$Status=="Done"]) 
# 
# # Area different
# 
# range(exp(NARS_all$logArea[NARS_all$NewStatus=="Done"]))
# 
# 
# ####  ELEVATION  ####
# sum(is.na(NARS_all$ELEVATION)) # 0/2664
# 
# 
# # Done vs. rest
# NARS_all$StatusPlot <- NARS_all$NewStatus
# NARS_all$StatusPlot[NARS_all$StatusPlot=="Ready" | NARS_all$StatusPlot=="Rest"] <- "Ready/Rest"
# NARS_all  %>% ggplot(aes(x=StatusPlot, y=ELEVATION)) + geom_violin(aes(fill=StatusPlot)) 
# #NARS_all  %>% ggplot(aes(x=Status3, y=ELEVATION)) + geom_violin(aes(fill=Status3)) 
# 
# ks.test(x=NARS_all$ELEVATION[NARS_all$NewStatus=="Done"], y=NARS_all$ELEVATION[!NARS_all$NewStatus=="Done"]) 
# mean(NARS_all$ELEVATION[NARS_all$NewStatus=="Done"]); mean(NARS_all$ELEVATION[!NARS_all$NewStatus=="Done"])
# median(NARS_all$ELEVATION[NARS_all$NewStatus=="Done"]); median(NARS_all$ELEVATION[!NARS_all$NewStatus=="Done"])
# 
# # Original data
# ks.test(x=NARS_all$ELEVATION[NARS_all$Status=="Done"], y=NARS_all$ELEVATION[!NARS_all$Status=="Done"]) 
# 
# # ELEVATION different
# 
# # p-value = 0.01105



